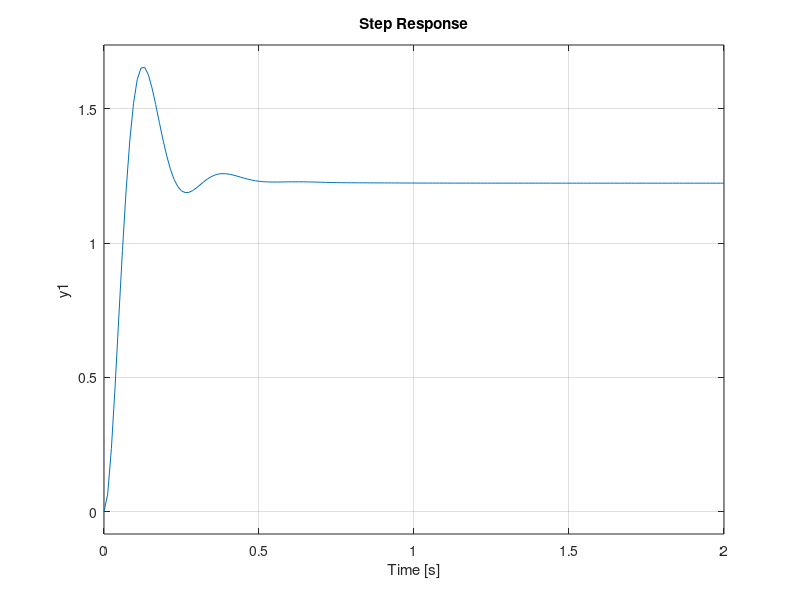
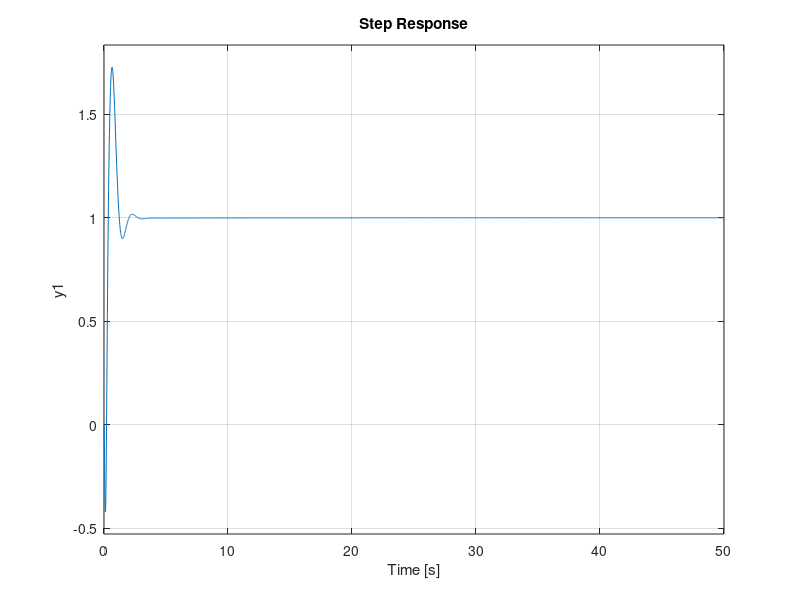

Here is the MATLAB script that generated these plots, in order:
% Balancebot TF Model and PID Control design
clc
close all
clear 

%% constants
DT      = .01;          % 100hz controller loop
m_w     = .03;          % mass of one wheel in Kg MEASURED
m_b     = 1.0;          % balancebot body mass without wheels (TO BE DETERMINED)
R       = .04;          % radius of wheel in m MEASURED
L       = .100;         % center of wheel to Center of mass (TO BE DETERMINED)
I_r     = 0.004;        % Inertia of body about center (not wheel axis) Kg*m^2 (TO BE DETERMINED)
g       = 9.81;         % gravity m/s^2
R_gb    = 20.4;         % gearbox ratio
tau_s   = 0.50;         % Motor output stall Torque @ V_nominal (TO BE DETERMINED)
w_free  = 50;           % Motor output free run speed @ V_nominal (TO BE DETERMINED)
V_n     = 12.0;         % motor nominal drive voltage
I_gb = 100.0*10^-5;     % inertial of motor armature and gearbox (TO BE DETERMINED)

% add inertia of wheels modeled as disks and times two for both sides
I_w = 2 * (I_gb+(m_w*R^2)/2);



%% inner loop plant including motor dynamics
a1 = I_w + (m_b + m_w)*R^2;
a2 = m_b * R * L;
a3 = I_r + m_b*L^2;
a4 = m_b * g * L;

% motor model equation used: t = e*u - f*w
b1 = 2 * tau_s; % stall torque of two motors
b2  = b1 / (w_free);   % constant provides zero torque @ free run

numG1 = [-b1*(a1+a2), 0];
denG1 = [(a1*a3 - a2^2), b2*(a1+a3+2*a2), -a1*a4, -a4*b2];
% Make TF monic 
numG1 = (1/denG1(1))*numG1; 
denG1 = (1/denG1(1))*denG1;
%make the TF
G1 = tf(numG1,denG1)
disp('G1 poles')
roots(denG1)
disp('G1 zeros')
roots(numG1)

%% outer loop plant
numG2 = [-(a2+a3), 0, a4];
denG2 = [a1+a2, 0,0];
% make monic
numG2 = (1/denG2(1))*numG2;
denG2 = (1/denG2(1))*denG2;
% make the TF
G2=tf(numG2,denG2)

%% Inner Loop Controller
% 
tr1 = 0.05; %desired rise time of inner loop
wc1 = 1.8/tr1; %rule of thumb crossover freq
gain = 1.0;
Kp1 = -3.0;
Ki1 = -14.0;
Kd1 = -0.05;
D1 = gain*pid(Kp1, Ki1, Kd1, 1/wc1);
OL1 = minreal(D1*G1);
CL1 = feedback(OL1,1);
figure
step(CL1)

%% Outer loop position controller
tr2 = 0.35; % desired rise time of outer loop
wc2 = 1.8/tr2;
Kp2 = 0.04;
Ki2 = 0.005;
Kd2 = 0.015;
D2 = pid(Kp2, Ki2, Kd2, 1/wc2)
OL2 = minreal(D2*CL1*G2);
CL2 = feedback(OL2,1);
figure
step(CL2)

%% find discrete controller for inner loop
D1z = c2d(D1,DT,'tustin');
tf(D1z)

%% find discrete controller for outer loop
D2z = c2d(D2,DT,'tustin');
tf(D2z)